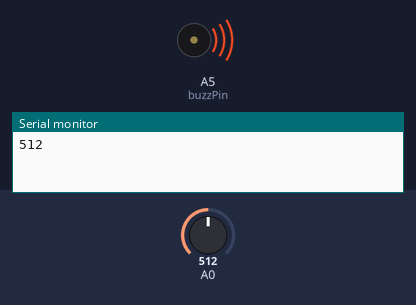
A sketch run on a simulated Arduino Uno, built with avr-gcc and run on an emulated ATmega328P. Shown: buzzer (waves = sounding), the last lines printed to the serial monitor. The test bench sets the inputs (shaded band); at power-on: A0 = 512.

Above: at 0.01 s.
At 1.2 s:
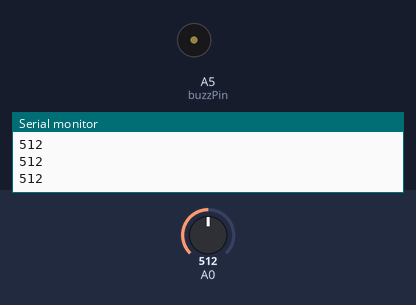
1.3 s: A0 set to 716
At 2.8 s:
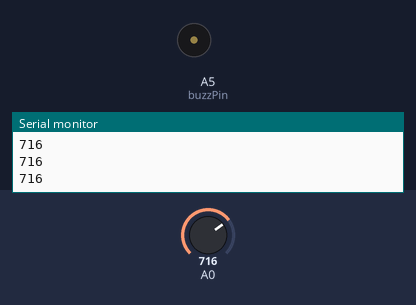
Timing chart, 0 to 4.3 s (numbered marks = the images above; inputs shaded):
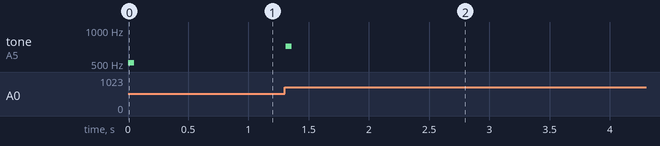

The sketch:

VeloStat-Piezo.ino
```cpp
int buzzPin = A5;
int velo = 0;
int store = 0;
int threshhold = 15;

void setup() {
  Serial.begin(9600);
}

void loop() {
  store = velo;
  velo = analogRead(A0);
  Serial.println(velo);

  if(abs(velo-store)>threshhold) {
    tone(buzzPin, velo);
  } else {
    noTone(buzzPin);
  }

  delay(50);
}
```

Measured:
- after the input at 1.3 s, tone on A5 (buzzPin): silent → 716 Hz at once, → silent 0.05 s later
